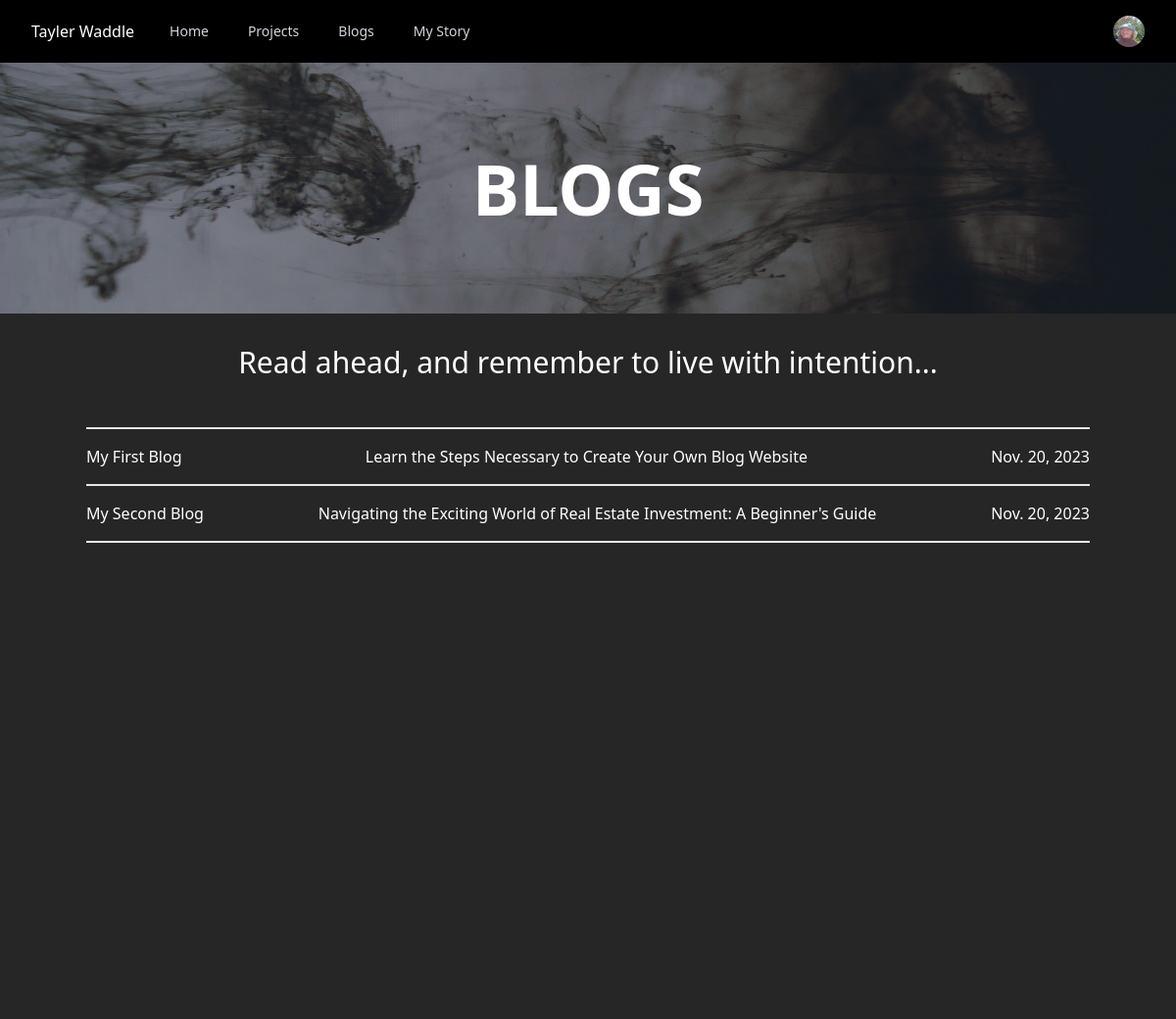
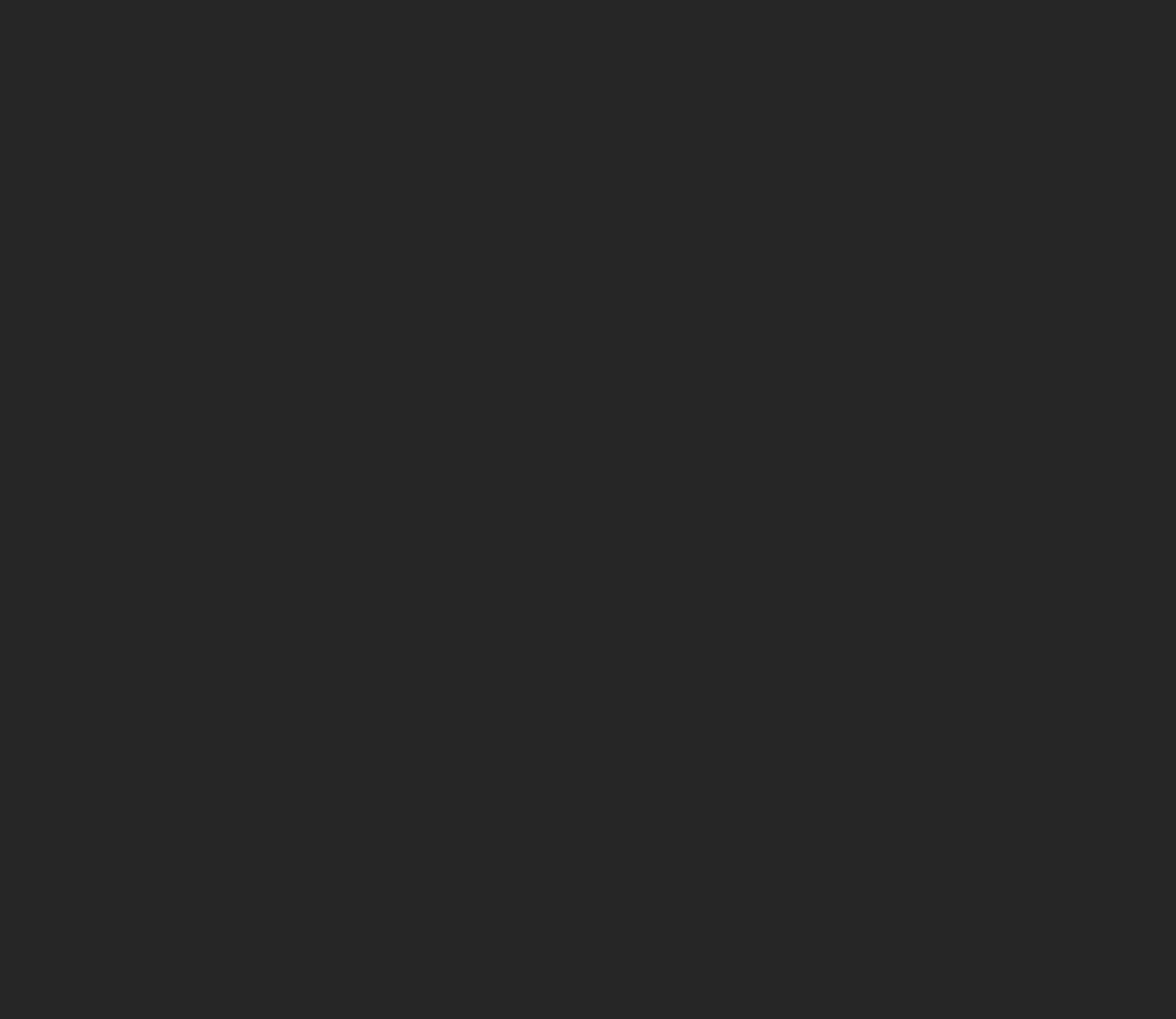
The app's page /blogs/ with its own data (2 pictures, top to bottom).
### portfolio/models.py (models this page shows, shortened)
class Blog(models.Model):
    title = models.CharField(max_length=50, unique=True)
    blog_number = models.CharField(max_length=3)
    summary = models.TextField(max_length=100, blank=True, null=True, default="default description  -  jkfhbsvliughflkjwshbkuifgbvlsghglifvbksuyhrglbwelsuihgbliuhwliuhgri")
    date_created = models.DateField(blank=True, null=True, auto_now_add=True)
    content = models.TextField(default="test content")
    slug = models.SlugField(max_length=100, unique=True, default="default-slug")
    blog_image = models.ImageField(upload_to="static/", null=True, blank=True)

### portfolio/views.py (the view)
# urls.py: path('blogs/', BlogListView.as_view(), name="blogs"),
class BlogListView(ListView):
    model = Blog

### portfolio/templates/portfolio/blog_list.html (shortened to what this page needs)
{% extends "portfolio/_base.html" %}
{% load static %}
{% block content %}
<header>
  <div class="w-full bg-cover bg-center" style="height:16rem; background-image: url({% static 'portfolio/index_bg.jpg' %});">
      <div class="flex items-center justify-center h-full w-full bg-gray-900 bg-opacity-50">
          <div class="text-center">
              <h1 class="text-white text-2xl font-semibold uppercase md:text-7xl">Blogs</h1>
          </div>
      </div>
  </div>
</header>
<div class="h-screen bg-[#262626]">
  <h1 class="text-white flex-1 flex items-center justify-center text-3xl py-8">Read ahead, and remember to live with intention...</h1>
  <div class="container mx-auto text-white">
  {% if blog_list %}
    <ul>
      {% for blog in blog_list %}
      <div class="container mx-auto text-white ">
        <hr class="mx-auto h-0.5 w-full my-4 bg-gray-200 border-0 dark:bg-gray-700">
          <div class="flex justify-between">
            <span class="inline"><a href="{% url 'blog-details' blog.pk %}">{{blog.title}}</a></span>
            <span class="inline">{{blog.summary}}</span>
            <span class="inline">{{blog.date_created}}<span>
          </div>
      </div>
      {% endfor %}
      <hr class="mx-auto h-0.5 w-full my-4 bg-gray-200 border-0 dark:bg-gray-700">
    </ul>
  </div>
  {% else %}
    <p>There are no blogs to display. Get to work!!!!</p>
  {% endif %}
</div>
{% endblock %}

### portfolio/templates/portfolio/_base.html (shortened to what this page needs)
{% load static %}
<html>
    <head>
    </head>
    <script src="https://cdn.tailwindcss.com"></script>
    <body>
        <nav class="bg-black">
            <div class="mx-auto max-w-7xl px-2 sm:px-6 lg:px-8">
              <div class="relative flex h-16 items-center justify-between">
                <div class="flex flex-1 items-center justify-center sm:items-stretch sm:justify-start">
                  <div class="flex flex-shrink-0 items-center">
                    <p class="text-white">Tayler Waddle</p>
                  </div>
                  <div class="hidden sm:ml-6 sm:block">
                    <div class="flex space-x-4">
                      <a href="{% url 'index' %}" class="text-gray-300 hover:bg-gray-700 hover:text-white rounded-md px-3 py-2 text-sm font-medium">Home</a>
                      <a href="{% url 'projects' %}" class="text-gray-300 hover:bg-gray-700 hover:text-white rounded-md px-3 py-2 text-sm font-medium">Projects</a>
                      <a href="{% url 'blogs' %}" class="text-gray-300 hover:bg-gray-700 hover:text-white rounded-md px-3 py-2 text-sm font-medium">Blogs</a>
                      <a href="{% url 'my-story' %}" class="text-gray-300 hover:bg-gray-700 hover:text-white rounded-md px-3 py-2 text-sm font-medium">My Story</a>
                    </div>
                  </div>
                </div>
                  <div class="relative ml-3">
                    <div>
                      <button type="button" class="relative flex rounded-full bg-gray-800 text-sm focus:outline-none focus:ring-2 focus:ring-white focus:ring-offset-2 focus:ring-offset-gray-800" id="user-menu-button" aria-expanded="false" aria-haspopup="true">
                        <span class="absolute -inset-1.5"></span>
                        <img class="h-8 w-8 rounded-full" src="{% static "portfolio/headshot.jpg" %}" alt="">
                      </button>
                    </div>
                    </div>
                  </div>
                </div>
          </nav>
                {% block content %}
                {% endblock content %}
    </body>
</html>

### records on screen
Blog: title "My First Blog", summary "Learn the Steps Necessary to Create Your Own Blog Website", date_created "Nov. 20, 2023"
Blog: title "My Second Blog", summary "Navigating the Exciting World of Real Estate Investment: A Beginner's Guide", date_created "Nov. 20, 2023"
